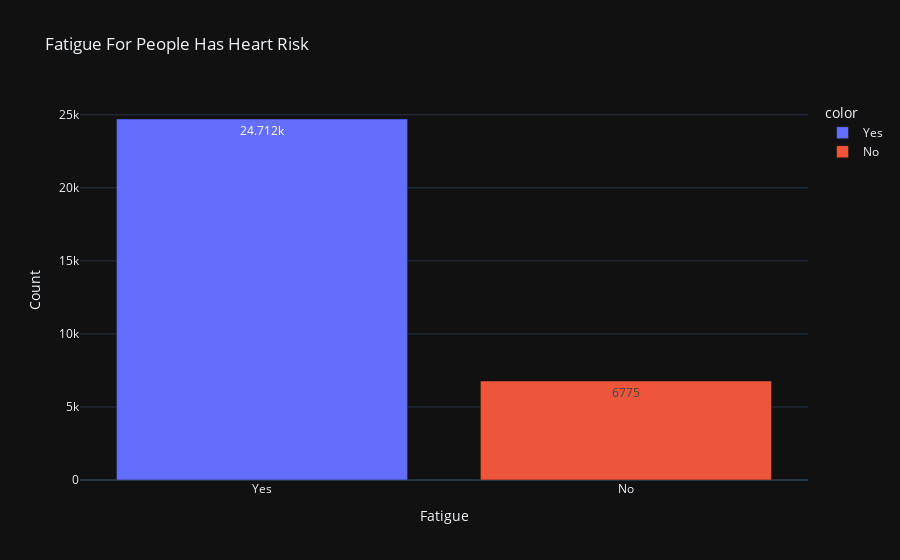
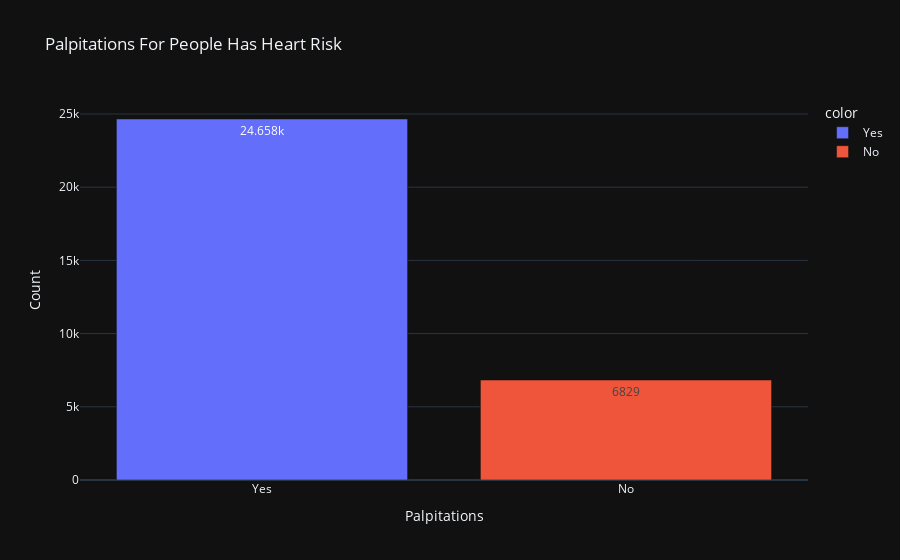
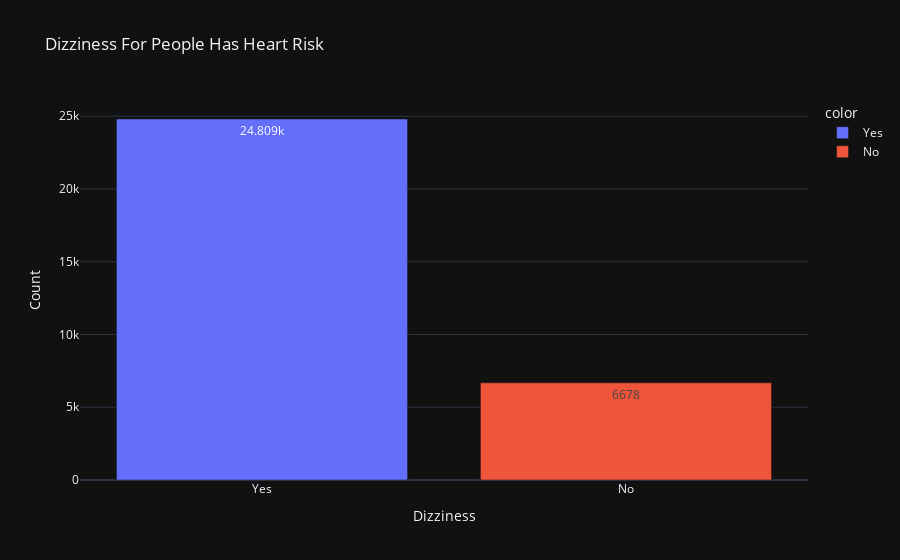
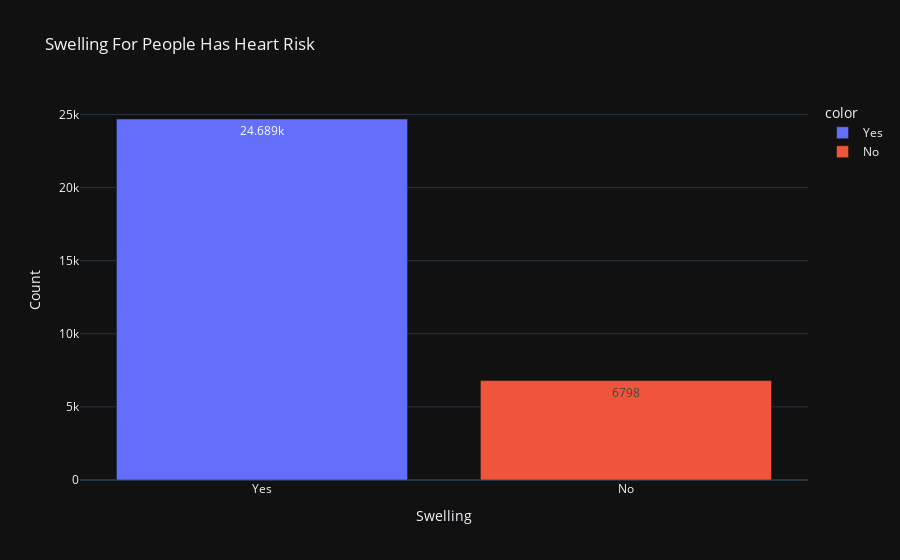

The notebook cell these images were saved under, in order:
### Code cell
for column in columns:
    df2[column] = df2[column].map({0:'No',1:'Yes'})
    fig = px.bar(df2[df2['Heart_Risk'] == 1][column].value_counts(),
             color = df2[df2['Heart_Risk'] == 1][column].value_counts().index,
             template = 'plotly_dark',
             title = f'{column} For People Has Heart Risk',
             labels = {'value':'Count'},
             text_auto = True
             )
    fig.show()

### Figure 1 — Plotly figure (JSON) as saved in the notebook; plotly's stock layout.template omitted (floating-point values rounded to 4 significant figures)
{"data": [{"hovertemplate": "color=Yes<br>Fatigue=%{x}<br>Count=%{y}<extra></extra>", "legendgroup": "Yes", "marker": {"color": "#636efa", "pattern": {"shape": ""}}, "name": "Yes", "orientation": "v", "showlegend": true, "textposition": "auto", "texttemplate": "%{y}", "type": "bar", "x": ["Yes"], "xaxis": "x", "y": [24712], "yaxis": "y"}, {"hovertemplate": "color=No<br>Fatigue=%{x}<br>Count=%{y}<extra></extra>", "legendgroup": "No", "marker": {"color": "#EF553B", "pattern": {"shape": ""}}, "name": "No", "orientation": "v", "showlegend": true, "textposition": "auto", "texttemplate": "%{y}", "type": "bar", "x": ["No"], "xaxis": "x", "y": [6775], "yaxis": "y"}], "layout": {"barmode": "relative", "legend": {"title": {"text": "color"}, "tracegroupgap": 0}, "title": {"text": "Fatigue For People Has Heart Risk"}, "xaxis": {"anchor": "y", "domain": [0, 1], "title": {"text": "Fatigue"}}, "yaxis": {"anchor": "x", "domain": [0, 1], "title": {"text": "Count"}}}}

### Figure 2 — Plotly figure (JSON) as saved in the notebook; plotly's stock layout.template omitted (floating-point values rounded to 4 significant figures)
{"data": [{"hovertemplate": "color=Yes<br>Palpitations=%{x}<br>Count=%{y}<extra></extra>", "legendgroup": "Yes", "marker": {"color": "#636efa", "pattern": {"shape": ""}}, "name": "Yes", "orientation": "v", "showlegend": true, "textposition": "auto", "texttemplate": "%{y}", "type": "bar", "x": ["Yes"], "xaxis": "x", "y": [24658], "yaxis": "y"}, {"hovertemplate": "color=No<br>Palpitations=%{x}<br>Count=%{y}<extra></extra>", "legendgroup": "No", "marker": {"color": "#EF553B", "pattern": {"shape": ""}}, "name": "No", "orientation": "v", "showlegend": true, "textposition": "auto", "texttemplate": "%{y}", "type": "bar", "x": ["No"], "xaxis": "x", "y": [6829], "yaxis": "y"}], "layout": {"barmode": "relative", "legend": {"title": {"text": "color"}, "tracegroupgap": 0}, "title": {"text": "Palpitations For People Has Heart Risk"}, "xaxis": {"anchor": "y", "domain": [0, 1], "title": {"text": "Palpitations"}}, "yaxis": {"anchor": "x", "domain": [0, 1], "title": {"text": "Count"}}}}

### Figure 3 — Plotly figure (JSON) as saved in the notebook; plotly's stock layout.template omitted (floating-point values rounded to 4 significant figures)
{"data": [{"hovertemplate": "color=Yes<br>Dizziness=%{x}<br>Count=%{y}<extra></extra>", "legendgroup": "Yes", "marker": {"color": "#636efa", "pattern": {"shape": ""}}, "name": "Yes", "orientation": "v", "showlegend": true, "textposition": "auto", "texttemplate": "%{y}", "type": "bar", "x": ["Yes"], "xaxis": "x", "y": [24809], "yaxis": "y"}, {"hovertemplate": "color=No<br>Dizziness=%{x}<br>Count=%{y}<extra></extra>", "legendgroup": "No", "marker": {"color": "#EF553B", "pattern": {"shape": ""}}, "name": "No", "orientation": "v", "showlegend": true, "textposition": "auto", "texttemplate": "%{y}", "type": "bar", "x": ["No"], "xaxis": "x", "y": [6678], "yaxis": "y"}], "layout": {"barmode": "relative", "legend": {"title": {"text": "color"}, "tracegroupgap": 0}, "title": {"text": "Dizziness For People Has Heart Risk"}, "xaxis": {"anchor": "y", "domain": [0, 1], "title": {"text": "Dizziness"}}, "yaxis": {"anchor": "x", "domain": [0, 1], "title": {"text": "Count"}}}}

### Figure 4 — Plotly figure (JSON) as saved in the notebook; plotly's stock layout.template omitted (floating-point values rounded to 4 significant figures)
{"data": [{"hovertemplate": "color=Yes<br>Swelling=%{x}<br>Count=%{y}<extra></extra>", "legendgroup": "Yes", "marker": {"color": "#636efa", "pattern": {"shape": ""}}, "name": "Yes", "orientation": "v", "showlegend": true, "textposition": "auto", "texttemplate": "%{y}", "type": "bar", "x": ["Yes"], "xaxis": "x", "y": [24689], "yaxis": "y"}, {"hovertemplate": "color=No<br>Swelling=%{x}<br>Count=%{y}<extra></extra>", "legendgroup": "No", "marker": {"color": "#EF553B", "pattern": {"shape": ""}}, "name": "No", "orientation": "v", "showlegend": true, "textposition": "auto", "texttemplate": "%{y}", "type": "bar", "x": ["No"], "xaxis": "x", "y": [6798], "yaxis": "y"}], "layout": {"barmode": "relative", "legend": {"title": {"text": "color"}, "tracegroupgap": 0}, "title": {"text": "Swelling For People Has Heart Risk"}, "xaxis": {"anchor": "y", "domain": [0, 1], "title": {"text": "Swelling"}}, "yaxis": {"anchor": "x", "domain": [0, 1], "title": {"text": "Count"}}}}
